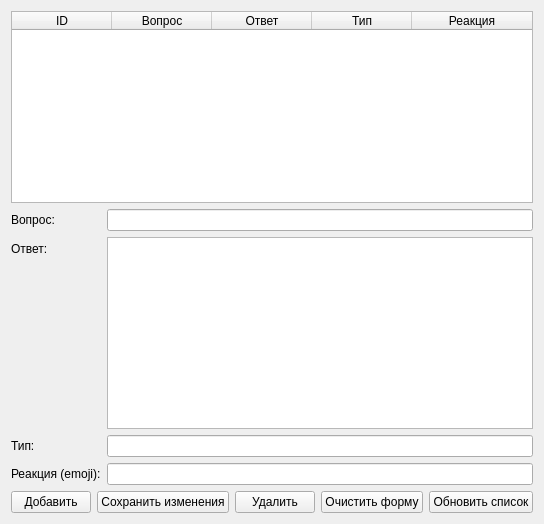
<?xml version="1.0" encoding="UTF-8"?>
<ui version="4.0">
 <class>QAAdminTab</class>
 <widget class="QWidget" name="QAAdminTab">
  <layout class="QVBoxLayout" name="verticalLayout">
   <item>
    <widget class="QTableWidget" name="table">
     <property name="selectionMode">
      <enum>QAbstractItemView::SingleSelection</enum>
     </property>
     <property name="selectionBehavior">
      <enum>QAbstractItemView::SelectRows</enum>
     </property>
     <property name="editTriggers">
      <set>QAbstractItemView::NoEditTriggers</set>
     </property>
     <property name="columnCount">
      <number>5</number>
     </property>
     <property name="rowCount">
      <number>0</number>
     </property>
     <attribute name="horizontalHeaderStretchLastSection">
      <bool>true</bool>
     </attribute>
     <attribute name="verticalHeaderVisible">
      <bool>false</bool>
     </attribute>
     <column>
      <property name="text">
       <string>ID</string>
      </property>
     </column>
     <column>
      <property name="text">
       <string>Вопрос</string>
      </property>
     </column>
     <column>
      <property name="text">
       <string>Ответ</string>
      </property>
     </column>
     <column>
      <property name="text">
       <string>Тип</string>
      </property>
     </column>
     <column>
      <property name="text">
       <string>Реакция</string>
      </property>
     </column>
    </widget>
   </item>
   <item>
    <layout class="QFormLayout" name="formLayout">
     <item row="0" column="0">
      <widget class="QLabel" name="label_question">
       <property name="text">
        <string>Вопрос:</string>
       </property>
      </widget>
     </item>
     <item row="0" column="1">
      <widget class="QLineEdit" name="question_input"/>
     </item>
     <item row="1" column="0">
      <widget class="QLabel" name="label_answer">
       <property name="text">
        <string>Ответ:</string>
       </property>
      </widget>
     </item>
     <item row="1" column="1">
      <widget class="QPlainTextEdit" name="answer_input"/>
     </item>
     <item row="2" column="0">
      <widget class="QLabel" name="label_type">
       <property name="text">
        <string>Тип:</string>
       </property>
      </widget>
     </item>
     <item row="2" column="1">
      <widget class="QLineEdit" name="type_input"/>
     </item>
     <item row="3" column="0">
      <widget class="QLabel" name="label_reaction">
       <property name="text">
        <string>Реакция (emoji):</string>
       </property>
      </widget>
     </item>
     <item row="3" column="1">
      <widget class="QLineEdit" name="reaction_input"/>
     </item>
    </layout>
   </item>
   <item>
    <layout class="QHBoxLayout" name="button_row">
     <item>
      <widget class="QPushButton" name="add_btn">
       <property name="text">
        <string>Добавить</string>
       </property>
      </widget>
     </item>
     <item>
      <widget class="QPushButton" name="update_btn">
       <property name="text">
        <string>Сохранить изменения</string>
       </property>
      </widget>
     </item>
     <item>
      <widget class="QPushButton" name="delete_btn">
       <property name="text">
        <string>Удалить</string>
       </property>
      </widget>
     </item>
     <item>
      <widget class="QPushButton" name="clear_btn">
       <property name="text">
        <string>Очистить форму</string>
       </property>
      </widget>
     </item>
     <item>
      <widget class="QPushButton" name="refresh_btn">
       <property name="text">
        <string>Обновить список</string>
       </property>
      </widget>
     </item>
    </layout>
   </item>
  </layout>
 </widget>
 <resources/>
 <connections/>
</ui>
